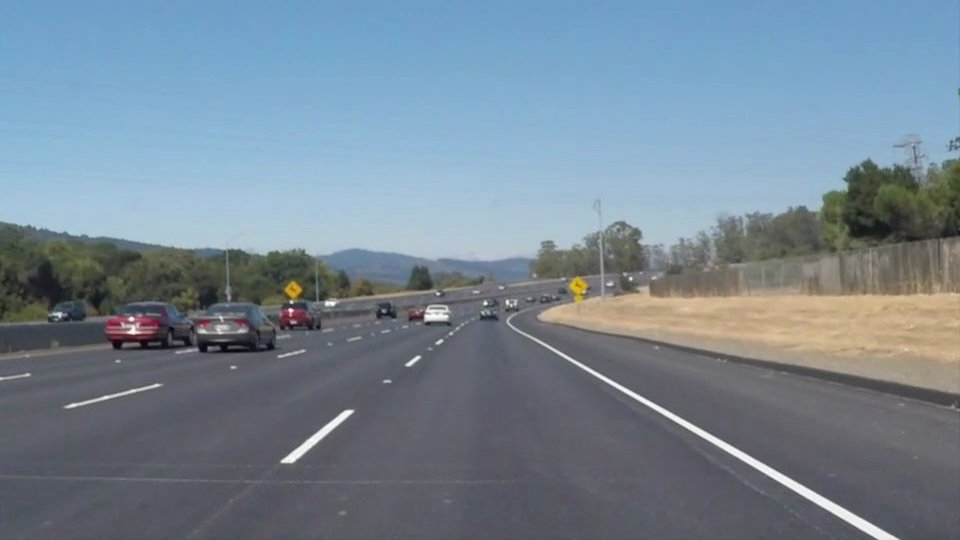
#> input picture test_images/solidWhiteCurve.jpg, 960 x 540 px, found by its file name
$ python Project01_RojasFelipe.py
#> lines starting #> are read from the running program, lines starting #| are printed output that depends on the picture; after the words box and inside, x2 and y2 are one past the last pixel; in counts of white or black regions, pixels touching at a corner belong together
################################################################################
################## SELF DRIVING CAR ENGINEER NANO DEGREE #######################
################################################################################

##### Project one: Computer vision. Detecting the lanes of a road
##### by Felipe Rojas\
##### In this project, you will use the tools you learned about in the lesson
##### to identify lane lines on the road.

import matplotlib.pyplot as plt
import matplotlib.image as mpimg
import numpy as np
import math
import cv2 ## OPEN CV library

def gray_scale(img):
    #Transform the Color 3D image into gray scale 2D image
    return cv2.cvtColor(img, cv2.COLOR_RGB2GRAY)

def gaussian_blur(img, kernel_size = 5):
    #We Use the blur the remove non linearities in the image
    return cv2.GaussianBlur(img, (kernel_size, kernel_size), 0)

def canny(img, low_threshold, high_threshold):
    #We use canny for Edge detection in our image
    return cv2.Canny(img, low_threshold, high_threshold)

def region_of_interst(img, vertices):
    # Build a mask of desired shape and size for of region of interest
    mask = np.zeros_like(img)

    if len(img.shape)>2:
        channel_count = img.shape[2]
        ignore_mask_color = (255, ) * channel_count

    else:
        ignore_mask_color = 255

    cv2.fillPoly(mask, vertices, ignore_mask_color)
    #plt.imshow(mask, cmap = 'gray')

    masked_image = cv2.bitwise_and(img, mask)
    return masked_image

def hough_lines(img, selector, rho, theta, threshold, min_line_len, max_line_gap):
    # We need a Canny image as input

    lines = cv2.HoughLinesP(img, rho, theta, threshold, np.array([]), minLineLength = min_line_len,
                            maxLineGap = max_line_gap)
    img_lines = np.zeros((img.shape[0], img.shape[1], 3), dtype = np.uint8)
    "Selector: 0  for detecting broken lines in a road and 1 for drawing the line over the road"
    if(selector == 0):
        draw_lines(img_lines, lines)
    else:
        draw_lanes(img_lines, lines)

    return img_lines


def draw_lines(img, lines, color=[255, 0,0], thickness = 10):
    for line in lines:
        for x1,y1,x2,y2 in line:
            cv2.line(img,(x1,y1),(x2,y2),color, thickness)


# [80 lines left out: function draw_lanes, not called in this run]


def add_weighted(img, color_image, alpha = 0.8, beta = 1):
    #we draw the lines that we found over the original image
    return cv2.addWeighted(color_image, alpha, img, beta, 0)

# Function that follows step by step the lane detection method
def lane_detection(img, selector=1):
    #Create a copy of the original image
    color_image = np.copy(img)
    #First, we transform the color image to a 2D gray scale image
    gray = gray_scale(img)
    plt.imshow(gray, cmap = 'gray')
    #Then, we apply Gaussian bluring to the image
    blur_image = gaussian_blur(gray, 7)
    plt.imshow(blur_image, cmap = 'gray')
    #Now we use the Canny method for Edge detection
    canny_image = canny(blur_image, 50, 150)
    plt.imshow(canny_image, cmap = 'gray')

    #We define the vertices for our Area of Interest Polygon
    '''vertices = np.array([[(48, 540),    #bottom left vertice
                          (436, 337),   #top left vertice
                          (533, 337),   #top right vertice
                          (955,540)]])  #bottom right vertice'''
    imshape = img.shape
    vertices = np.array([[(int(imshape[1]*0.05), int(imshape[0]*0.92)),     #bottom left vertice (X, Y)
                          (int(imshape[1]*0.47), int(imshape[0]*0.60)),     #top left vertice
                          (int(imshape[1]*0.47), int(imshape[0]*0.60)),     #top right vertice
                          (int(imshape[1]*0.99), int(imshape[0]*0.92))]])   #bottom right vertice

    #Ignore everything but the Area of interest in our Canny image
    masked_image = region_of_interst(canny_image, vertices)


    # Define the Hough transform parameters
    rho = 1 # distance resolution in pixels of the Hough grid
    theta = np.pi/180 # angular resolution in radians of the Hough grid
    threshold = 20    # minimum number of votes (intersections in Hough grid cell)
    min_line_length = 35 #minimum number of pixels making up a line
    max_line_gap = 5  # maximum gap in pixels between connectable line segments

    #Identify and draw the lines
    lines = hough_lines(masked_image, selector, rho, theta, threshold, min_line_length,
                        max_line_gap)
    lanes_image = add_weighted(lines, color_image, 0.8, 1)
    plt.imshow(lanes_image)
    return lanes_image


################################################################################
########### Testing the Lane detection function for Broken lines ###############
################################################################################

image1 = mpimg.imread('test_images/solidWhiteCurve.jpg')
#> image1 is the input picture: shape (540, 960, 3); mean R, G, B 118.5, 134.5, 148.1
plt.imshow(image1)
image1_broken_lines = lane_detection(image1, 0)
#> in canny, `return cv2.Canny(img, low_threshold, high_threshold)`: returned value: shape (540, 960); 1.3% white in thin lines or dots, all inside (x1, y1, x2, y2) = (0, 137, 960, 540)
#> in region_of_interst, `cv2.fillPoly(mask, vertices, ignore_mask_color)`: mask: shape (540, 960); 15.1% white; 1 white region, box (x1, y1, x2, y2) and area: (48, 324, 951, 497) 78475
#> in region_of_interst, `masked_image = cv2.bitwise_and(img, mask)`: masked_image: shape (540, 960); 0.2% white in thin lines or dots, all inside (x1, y1, x2, y2) = (280, 326, 824, 497)
#> in hough_lines, `lines = cv2.HoughLinesP(img, rho, theta, threshold, np.array([]), minL..`: lines = [[606, 377, 821, 496], [611, 384, 798, 492], [583, 369, 804, 496], [292, 462, 352, 412], [280, 462, 346, 410], [627, 388, 823, 496], [295, 461, 354, 412], [281, 460, 345, 410]]
#> the loop in draw_lines, `for line in lines:` made 8 passes
mpimg.imsave("test_images/solidWhiteCurve_raw.png", image1_broken_lines)

image2 = mpimg.imread('test_images/solidWhiteRight.jpg')
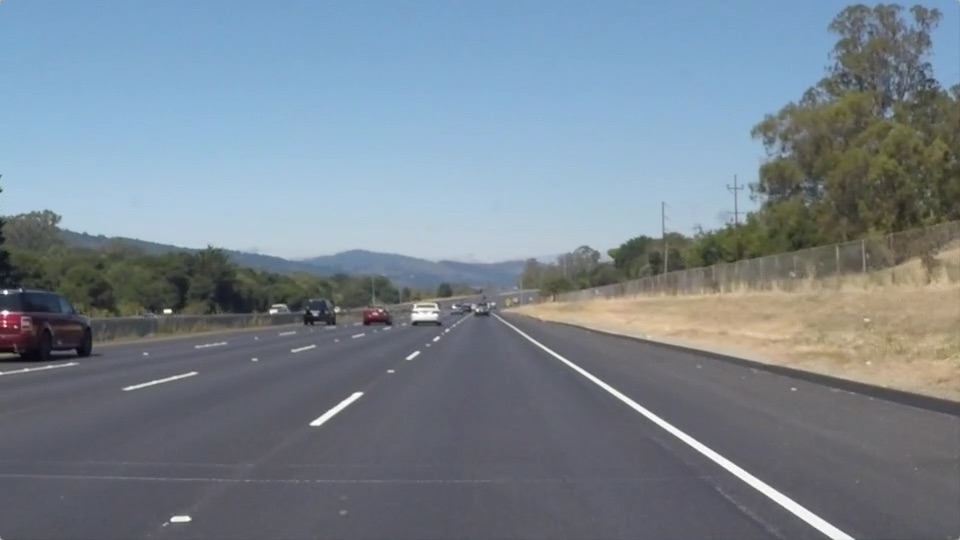
#> input picture test_images/solidWhiteRight.jpg, 960 x 540 px, found by its file name
#> image2 is the input picture: shape (540, 960, 3); mean R, G, B 120.3, 132.6, 143.7
plt.imshow(image2)
image2_broken_lines = lane_detection(image2, 0)
#> in canny (call 2), `return cv2.Canny(img, low_threshold, high_threshold)`: returned value: shape (540, 960); 1% white in thin lines or dots, all inside (x1, y1, x2, y2) = (0, 68, 960, 540)
#> in region_of_interst (call 2), `masked_image = cv2.bitwise_and(img, mask)`: masked_image: shape (540, 960); 0.18% white in thin lines or dots, all inside (x1, y1, x2, y2) = (310, 324, 788, 497)
#> the loop in draw_lines (call 2), `for line in lines:` made 8 passes
#> line on passes 1 to 8: [[583, 369, 636, 402]], [[709, 458, 767, 496]], [[580, 368, 786, 496]], [[564, 363, 764, 493]], [[315, 420, 355, 392]], [[324, 422, 360, 395]], [[567, 364, 650, 418]], [[633, 408, 768, 496]]
mpimg.imsave("test_images/solidWhiteRight_raw.png", image2_broken_lines)

image3 = mpimg.imread('test_images/solidYellowCurve.jpg')
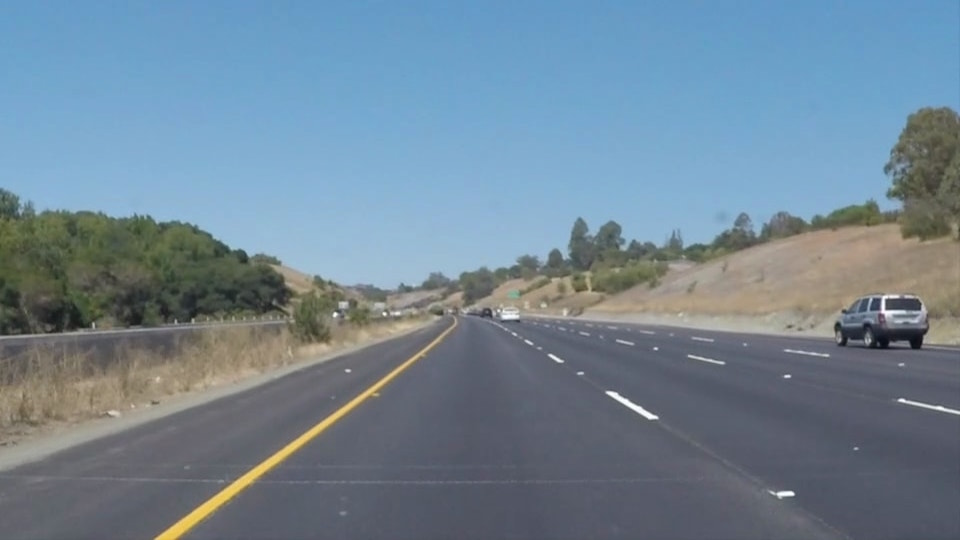
#> input picture test_images/solidYellowCurve.jpg, 960 x 540 px, found by its file name
#> image3 is the input picture: shape (540, 960, 3); mean R, G, B 113, 133.4, 149
plt.imshow(image3)
image3_broken_lines = lane_detection(image3, 0)
#> in canny (call 3), `return cv2.Canny(img, low_threshold, high_threshold)`: returned value: shape (540, 960); 1.3% white in thin lines or dots, all inside (x1, y1, x2, y2) = (0, 106, 960, 540)
#> in region_of_interst (call 3), `masked_image = cv2.bitwise_and(img, mask)`: masked_image: shape (540, 960); 0.2% white in thin lines or dots, all inside (x1, y1, x2, y2) = (213, 324, 795, 497)
mpimg.imsave("test_images/solidYellowCurve_raw.png", image3_broken_lines)

image4 = mpimg.imread('test_images/solidYellowCurve2.jpg')
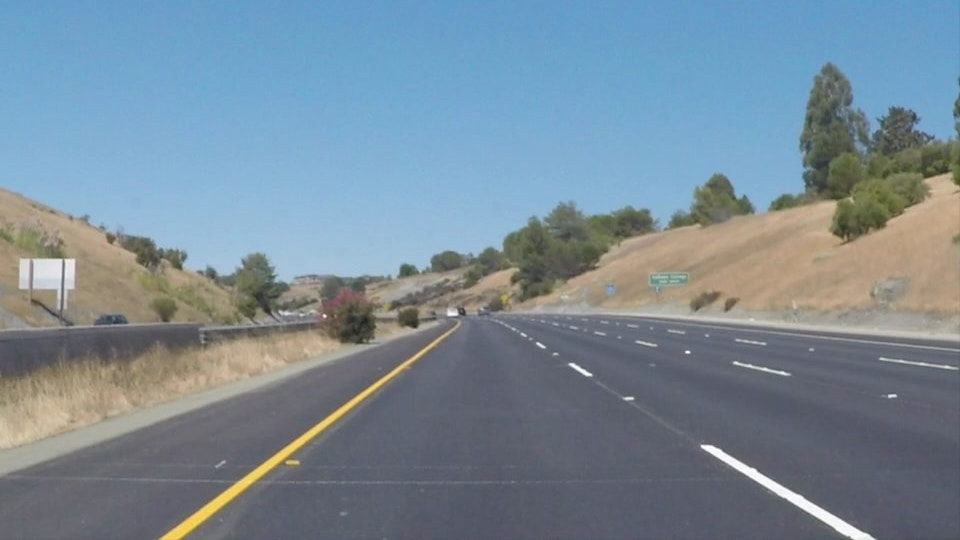
#> input picture test_images/solidYellowCurve2.jpg, 960 x 540 px, found by its file name
#> image4 is the input picture: shape (540, 960, 3); mean R, G, B 120.7, 138.6, 151.5
plt.imshow(image4)
image4_broken_lines = lane_detection(image4, 0)
#> in canny (call 4), `return cv2.Canny(img, low_threshold, high_threshold)`: returned value: shape (540, 960); 1.3% white in thin lines or dots, all inside (x1, y1, x2, y2) = (18, 62, 960, 540)
#> in region_of_interst (call 4), `masked_image = cv2.bitwise_and(img, mask)`: masked_image: shape (540, 960); 0.23% white in thin lines or dots, all inside (x1, y1, x2, y2) = (217, 325, 803, 497)
mpimg.imsave("test_images/solidYellowCurve2_raw.png", image4_broken_lines)


image5 = mpimg.imread('test_images/solidYellowLeft.jpg')
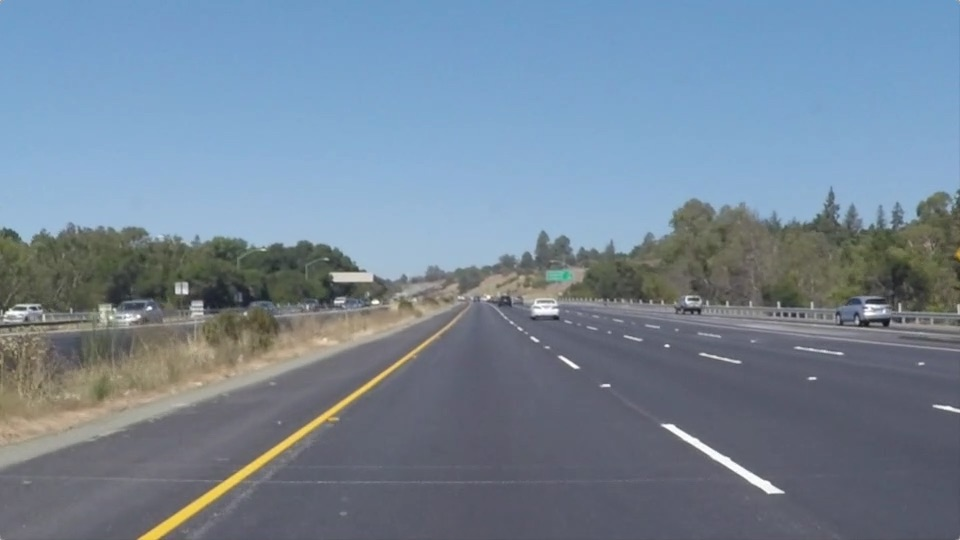
#> input picture test_images/solidYellowLeft.jpg, 960 x 540 px, found by its file name
#> image5 is the input picture: shape (540, 960, 3); mean R, G, B 116.5, 133.6, 150.8
plt.imshow(image5)
image5_broken_lines = lane_detection(image5, 0)
#> in canny (call 5), `return cv2.Canny(img, low_threshold, high_threshold)`: returned value: shape (540, 960); 1.4% white in thin lines or dots, all inside (x1, y1, x2, y2) = (0, 186, 960, 540)
#> in region_of_interst (call 5), `masked_image = cv2.bitwise_and(img, mask)`:
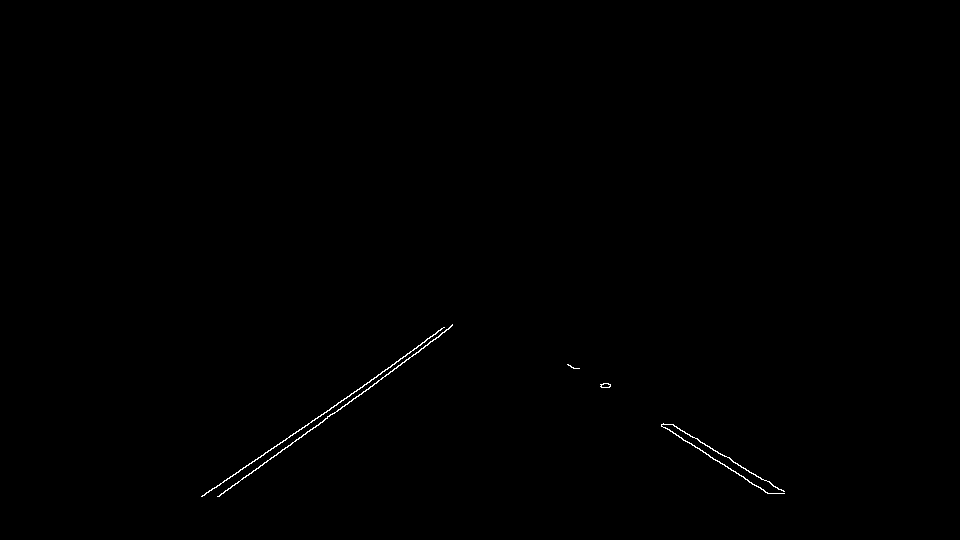
#> masked_image: shape (540, 960); 0.24% white in thin lines or dots, all inside (x1, y1, x2, y2) = (201, 324, 785, 497)
mpimg.imsave("test_images/solidYellowLeft_raw.png", image5_broken_lines)


image6 = mpimg.imread('test_images/whiteCarLaneSwitch.jpg')
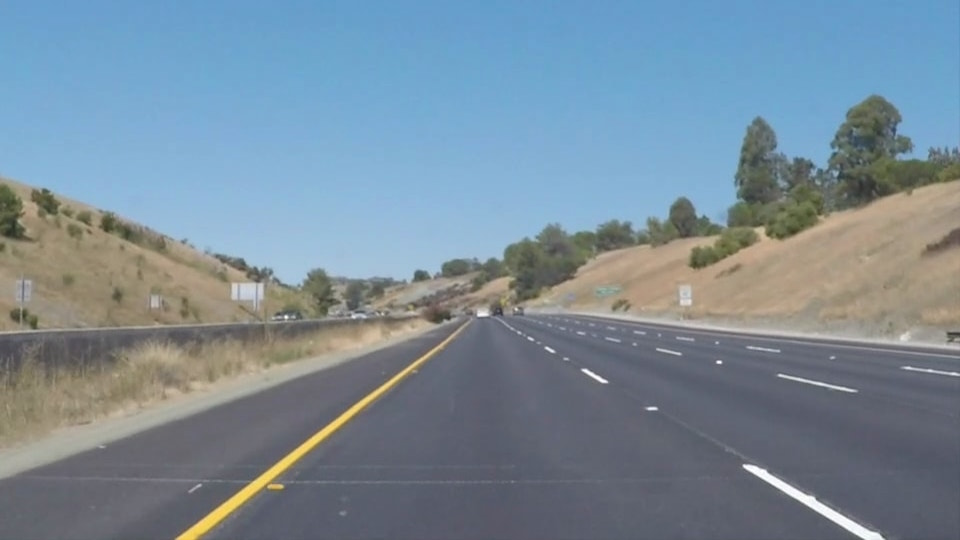
#> input picture test_images/whiteCarLaneSwitch.jpg, 960 x 540 px, found by its file name
#> image6 is the input picture: shape (540, 960, 3); mean R, G, B 121.2, 139.4, 152.9
plt.imshow(image6)
image6_broken_lines = lane_detection(image6, 0)
#> in canny (call 6), `return cv2.Canny(img, low_threshold, high_threshold)`: returned value: shape (540, 960); 1.1% white in thin lines or dots, all inside (x1, y1, x2, y2) = (0, 95, 960, 540)
#> in region_of_interst (call 6), `masked_image = cv2.bitwise_and(img, mask)`: masked_image: shape (540, 960); 0.22% white in thin lines or dots, all inside (x1, y1, x2, y2) = (188, 327, 814, 497)
#> in hough_lines (call 6), `lines = cv2.HoughLinesP(img, rho, theta, threshold, np.array([]), minL..`: lines = 13 rows, first 6: [277, 462, 448, 337], [342, 422, 458, 334], [233, 496, 275, 465], [742, 467, 791, 496], [769, 474, 807, 495], [289, 464, 349, 418]
#> in add_weighted (call 6), `return cv2.addWeighted(color_image, alpha, img, beta, 0)`:
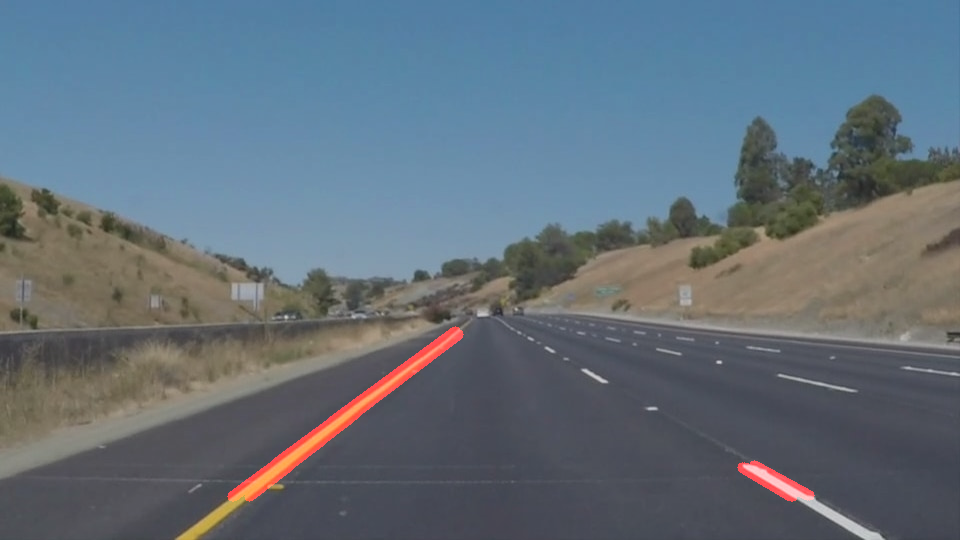
#> returned value: shape (540, 960, 3); mean of channels 0, 1, 2 98.5, 111.5, 122.3; drawn as R, G, B
mpimg.imsave("test_images/whiteCarLaneSwitch_raw.png", image6_broken_lines)


################# Using the Lane detection function for videos #################

from moviepy.editor import VideoFileClip

white_output = 'test_videos_output/solidWhiteRight_raw.mp4'
yellow_output = 'test_videos_output/solidYellowLeft_raw.mp4'

## To speed up the testing process you may want to try your pipeline on a shorter subclip of the video
## To do so add .subclip(start_second,end_second) to the end of the line below
## Where start_second and end_second are integer values representing the start and end of the subclip
## You may also uncomment the following line for a subclip of the first 5 seconds
##clip1 = VideoFileClip("test_videos/solidWhiteRight.mp4").subclip(0,5)
#> (the run stopped early here; a loop or call above may not have finished)
